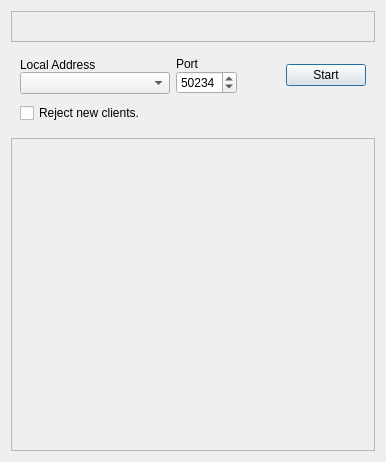
<?xml version="1.0" encoding="UTF-8"?>
<ui version="4.0">
 <class>dStartServer</class>
 <widget class="QDialog" name="dStartServer">
  <property name="geometry">
   <rect>
    <x>0</x>
    <y>0</y>
    <width>386</width>
    <height>462</height>
   </rect>
  </property>
  <property name="windowTitle">
   <string notr="true">Start Server</string>
  </property>
  <property name="windowIcon">
   <iconset resource="ectec.qrc">
    <normaloff>:/ectec-icon.svg</normaloff>:/ectec-icon.svg</iconset>
  </property>
  <layout class="QVBoxLayout">
   <item>
    <widget class="QFrame" name="frameMenuBar">
     <property name="frameShape">
      <enum>QFrame::StyledPanel</enum>
     </property>
     <property name="frameShadow">
      <enum>QFrame::Raised</enum>
     </property>
     <layout class="QHBoxLayout" name="horizontalLayout_2">
      <property name="spacing">
       <number>6</number>
      </property>
      <property name="leftMargin">
       <number>6</number>
      </property>
      <property name="topMargin">
       <number>3</number>
      </property>
      <property name="rightMargin">
       <number>6</number>
      </property>
      <property name="bottomMargin">
       <number>3</number>
      </property>
      <item>
       <spacer name="horizontalSpacer_2">
        <property name="orientation">
         <enum>Qt::Horizontal</enum>
        </property>
        <property name="sizeHint" stdset="0">
         <size>
          <width>40</width>
          <height>20</height>
         </size>
        </property>
       </spacer>
      </item>
      <item>
       <widget class="QToolButton" name="toolButtonMenu">
        <property name="sizePolicy">
         <sizepolicy hsizetype="Fixed" vsizetype="Fixed">
          <horstretch>0</horstretch>
          <verstretch>0</verstretch>
         </sizepolicy>
        </property>
        <property name="minimumSize">
         <size>
          <width>0</width>
          <height>0</height>
         </size>
        </property>
        <property name="toolTip">
         <string>Menu</string>
        </property>
        <property name="icon">
         <iconset theme="settings-configure">
          <normaloff>.</normaloff>.</iconset>
        </property>
        <property name="popupMode">
         <enum>QToolButton::InstantPopup</enum>
        </property>
        <property name="autoRaise">
         <bool>true</bool>
        </property>
       </widget>
      </item>
     </layout>
    </widget>
   </item>
   <item>
    <widget class="QFrame" name="frameSettings">
     <property name="frameShape">
      <enum>QFrame::NoFrame</enum>
     </property>
     <property name="frameShadow">
      <enum>QFrame::Plain</enum>
     </property>
     <layout class="QVBoxLayout" name="verticalLayout">
      <property name="spacing">
       <number>0</number>
      </property>
      <property name="leftMargin">
       <number>0</number>
      </property>
      <property name="topMargin">
       <number>0</number>
      </property>
      <property name="rightMargin">
       <number>0</number>
      </property>
      <property name="bottomMargin">
       <number>0</number>
      </property>
      <item>
       <widget class="QFrame" name="frameStartConfig">
        <property name="sizePolicy">
         <sizepolicy hsizetype="Preferred" vsizetype="Preferred">
          <horstretch>0</horstretch>
          <verstretch>0</verstretch>
         </sizepolicy>
        </property>
        <property name="frameShape">
         <enum>QFrame::NoFrame</enum>
        </property>
        <property name="frameShadow">
         <enum>QFrame::Plain</enum>
        </property>
        <layout class="QHBoxLayout" name="horizontalLayout">
         <item>
          <widget class="QFrame" name="frame_3">
           <property name="frameShape">
            <enum>QFrame::NoFrame</enum>
           </property>
           <property name="frameShadow">
            <enum>QFrame::Plain</enum>
           </property>
           <layout class="QVBoxLayout" name="verticalLayout_2">
            <property name="spacing">
             <number>0</number>
            </property>
            <property name="leftMargin">
             <number>0</number>
            </property>
            <property name="topMargin">
             <number>0</number>
            </property>
            <property name="rightMargin">
             <number>0</number>
            </property>
            <property name="bottomMargin">
             <number>0</number>
            </property>
            <item>
             <widget class="QLabel" name="labelAddress">
              <property name="text">
               <string comment="IP">Local Address</string>
              </property>
              <property name="buddy">
               <cstring>comboBoxAddress</cstring>
              </property>
             </widget>
            </item>
            <item>
             <widget class="QComboBox" name="comboBoxAddress">
              <property name="toolTip">
               <string>The address to start the server on.</string>
              </property>
              <property name="currentText">
               <string notr="true"/>
              </property>
              <property name="currentIndex">
               <number>-1</number>
              </property>
              <property name="sizeAdjustPolicy">
               <enum>QComboBox::AdjustToMinimumContentsLength</enum>
              </property>
              <property name="minimumContentsLength">
               <number>15</number>
              </property>
             </widget>
            </item>
           </layout>
          </widget>
         </item>
         <item>
          <widget class="QFrame" name="framePort">
           <property name="frameShape">
            <enum>QFrame::NoFrame</enum>
           </property>
           <property name="frameShadow">
            <enum>QFrame::Plain</enum>
           </property>
           <layout class="QVBoxLayout" name="verticalLayout_3">
            <property name="spacing">
             <number>0</number>
            </property>
            <property name="leftMargin">
             <number>0</number>
            </property>
            <property name="topMargin">
             <number>0</number>
            </property>
            <property name="rightMargin">
             <number>0</number>
            </property>
            <property name="bottomMargin">
             <number>0</number>
            </property>
            <item>
             <widget class="QLabel" name="labelPort">
              <property name="text">
               <string comment="socket">Port</string>
              </property>
              <property name="buddy">
               <cstring>spinBoxPort</cstring>
              </property>
             </widget>
            </item>
            <item>
             <widget class="QSpinBox" name="spinBoxPort">
              <property name="toolTip">
               <string>The port (TCP) to start the sever on.</string>
              </property>
              <property name="maximum">
               <number>60000</number>
              </property>
              <property name="value">
               <number>50234</number>
              </property>
             </widget>
            </item>
           </layout>
          </widget>
         </item>
         <item>
          <spacer name="horizontalSpacer">
           <property name="orientation">
            <enum>Qt::Horizontal</enum>
           </property>
           <property name="sizeHint" stdset="0">
            <size>
             <width>40</width>
             <height>20</height>
            </size>
           </property>
          </spacer>
         </item>
         <item>
          <widget class="QPushButton" name="buttonStart">
           <property name="cursor">
            <cursorShape>PointingHandCursor</cursorShape>
           </property>
           <property name="toolTip">
            <string>Start the server.</string>
           </property>
           <property name="text">
            <string comment="verb">Start</string>
           </property>
           <property name="default">
            <bool>true</bool>
           </property>
           <property name="flat">
            <bool>false</bool>
           </property>
          </widget>
         </item>
        </layout>
       </widget>
      </item>
      <item>
       <widget class="QFrame" name="frameRunningConfig">
        <property name="frameShape">
         <enum>QFrame::NoFrame</enum>
        </property>
        <property name="frameShadow">
         <enum>QFrame::Plain</enum>
        </property>
        <layout class="QHBoxLayout" name="horizontalLayout_3">
         <property name="topMargin">
          <number>0</number>
         </property>
         <item>
          <widget class="QCheckBox" name="checkBoxBlocking">
           <property name="text">
            <string>Reject new clients.</string>
           </property>
          </widget>
         </item>
        </layout>
       </widget>
      </item>
     </layout>
    </widget>
   </item>
   <item>
    <widget class="QTableView" name="tableClients">
     <property name="enabled">
      <bool>false</bool>
     </property>
     <property name="sizePolicy">
      <sizepolicy hsizetype="Expanding" vsizetype="Expanding">
       <horstretch>0</horstretch>
       <verstretch>2</verstretch>
      </sizepolicy>
     </property>
     <property name="contextMenuPolicy">
      <enum>Qt::CustomContextMenu</enum>
     </property>
     <property name="toolTip">
      <string>List of connected clients.</string>
     </property>
     <property name="frameShadow">
      <enum>QFrame::Raised</enum>
     </property>
     <property name="midLineWidth">
      <number>1</number>
     </property>
     <property name="editTriggers">
      <set>QAbstractItemView::AnyKeyPressed|QAbstractItemView::DoubleClicked</set>
     </property>
     <property name="dragDropOverwriteMode">
      <bool>false</bool>
     </property>
     <property name="selectionBehavior">
      <enum>QAbstractItemView::SelectRows</enum>
     </property>
     <property name="verticalScrollMode">
      <enum>QAbstractItemView::ScrollPerPixel</enum>
     </property>
     <property name="horizontalScrollMode">
      <enum>QAbstractItemView::ScrollPerPixel</enum>
     </property>
     <property name="gridStyle">
      <enum>Qt::DashLine</enum>
     </property>
     <property name="sortingEnabled">
      <bool>true</bool>
     </property>
     <property name="cornerButtonEnabled">
      <bool>false</bool>
     </property>
     <attribute name="horizontalHeaderCascadingSectionResizes">
      <bool>true</bool>
     </attribute>
     <attribute name="horizontalHeaderShowSortIndicator" stdset="0">
      <bool>true</bool>
     </attribute>
     <attribute name="horizontalHeaderStretchLastSection">
      <bool>true</bool>
     </attribute>
     <attribute name="verticalHeaderVisible">
      <bool>false</bool>
     </attribute>
    </widget>
   </item>
  </layout>
 </widget>
 <tabstops>
  <tabstop>comboBoxAddress</tabstop>
  <tabstop>spinBoxPort</tabstop>
  <tabstop>buttonStart</tabstop>
  <tabstop>tableClients</tabstop>
 </tabstops>
 <resources>
  <include location="ectec.qrc"/>
 </resources>
 <connections/>
</ui>
